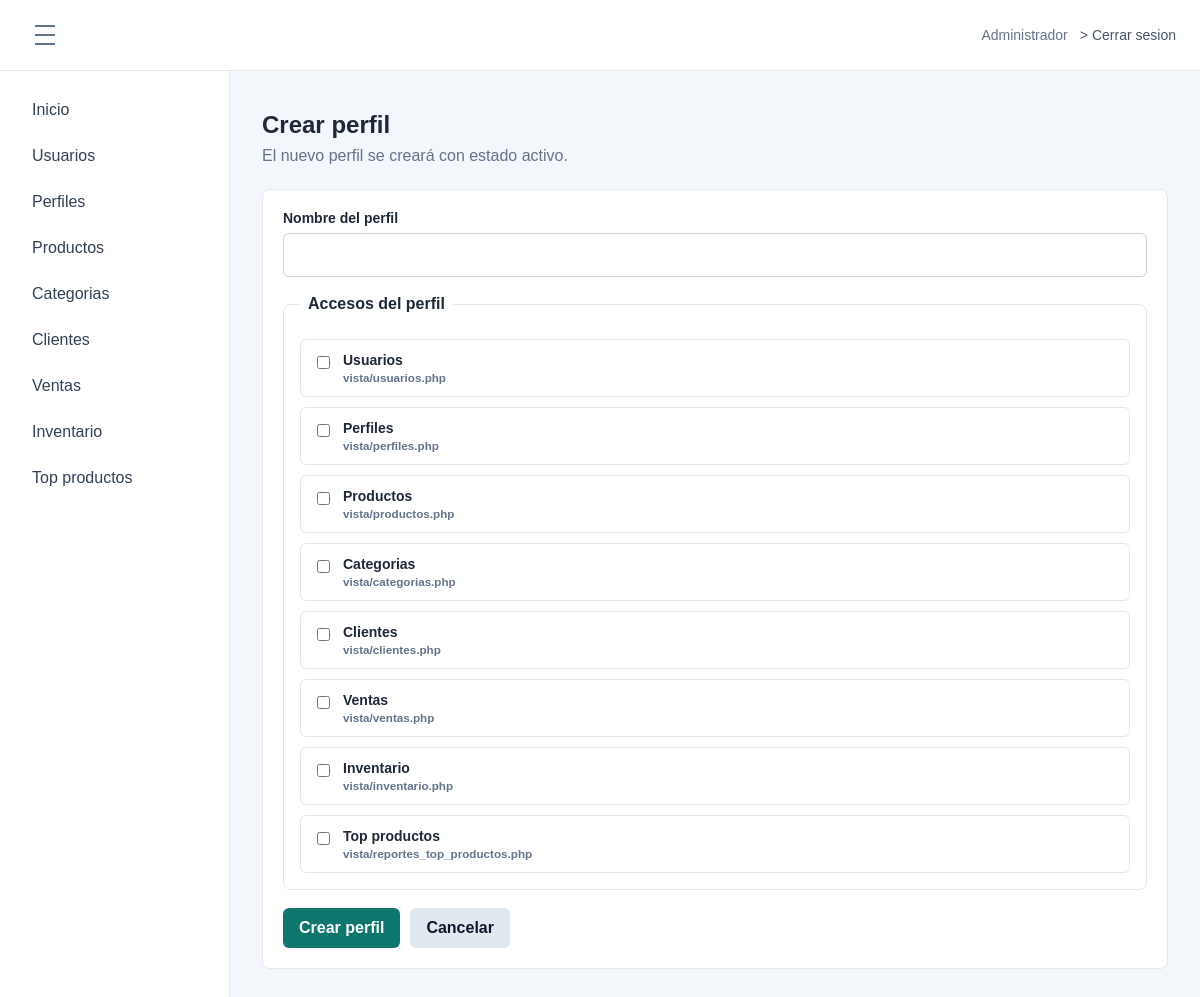
Before: /index.php?route=module/perfiles/crear (signed in) with the older database file.
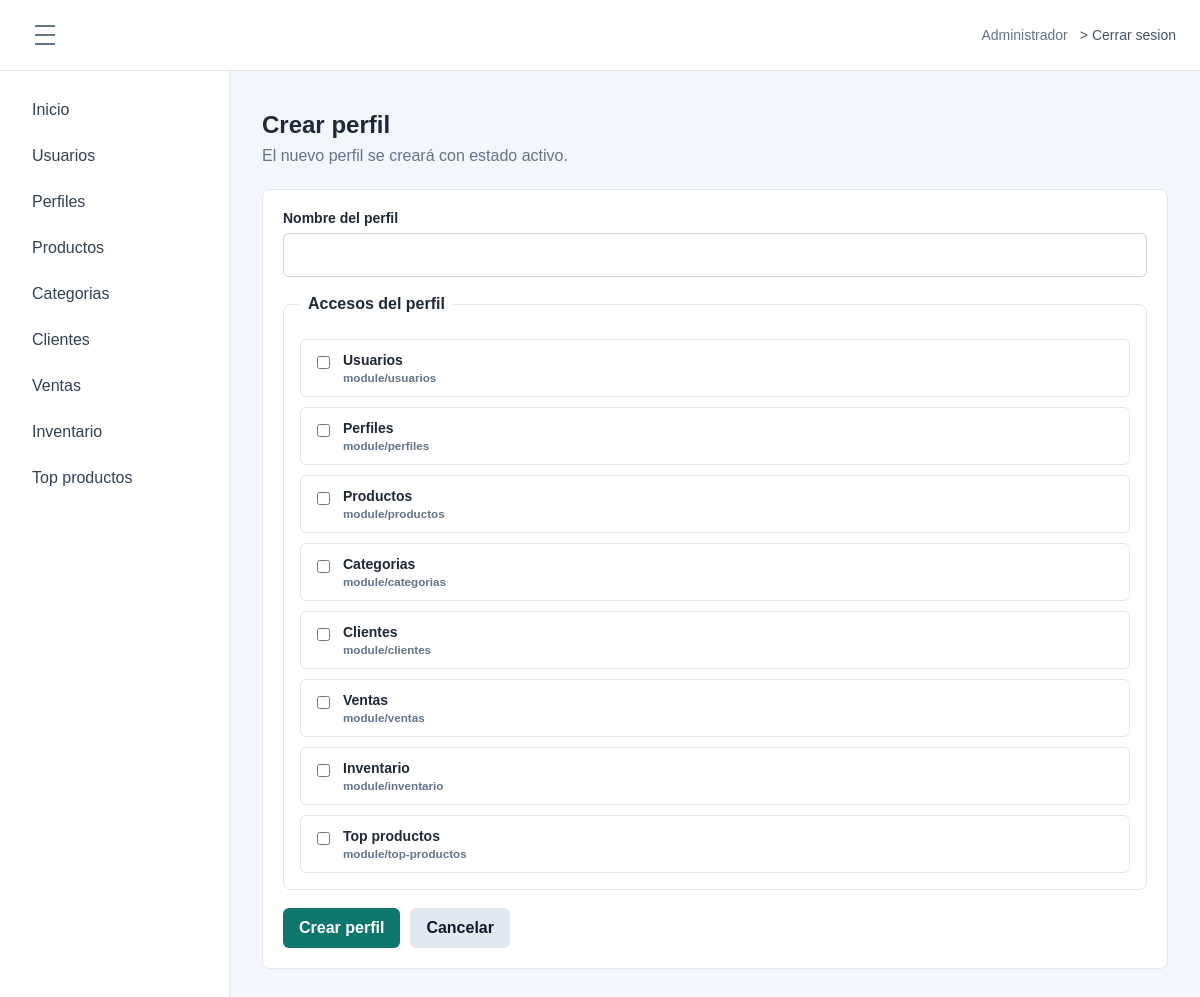
After: the same page with the newer database file.
### tables this page shows
CREATE TABLE `opcion` (
  `idopcion` int(11) NOT NULL AUTO_INCREMENT,
  `descripcion` varchar(100) NOT NULL,
  `url` varchar(200) NOT NULL,
  `icono` varchar(50) NOT NULL DEFAULT 'fa-circle',
  `estado` tinyint(1) NOT NULL DEFAULT 1,
  `fecha_creacion` datetime NOT NULL DEFAULT current_timestamp(),
  PRIMARY KEY (`idopcion`)
);

### app/Controllers/PerfilController.php (called while the page is built, shortened)
<?php
class PerfilController
{
    private Profile $profiles;
    public function __construct(Profile $profiles)
    {
        $this->profiles = $profiles;
    }
    public function create(): void
    {
        $this->form(false);
    }
    private function form(bool $editing): void
    {
        $menuOptions = $this->requireAccess(["GET", "POST"]);
        $profile = $editing ? $this->requireProfile($_GET["id"] ?? null) : ["idperfil" => 0, "nombre" => ""];
        $accessOptions = $this->profiles->optionsWithAccess((int) ($profile["idperfil"] ?? 0));
        require __DIR__ . "/../Views/layout/app.php";
    }
    private function requireAccess(array $methods): array
    {
        $menuOptions = $this->profiles->menuOptions((int) ($_SESSION["idperfil"] ?? 0));
        foreach ($menuOptions as $option) {
            if (in_array($option["url"] ?? "", ["module/perfiles", "vista/perfiles.php"], true)) {
                $allowed = true;
                break;
            }
        }
        return $menuOptions;
    }
}

### app/Models/Profile.php (called while the page is built, shortened)
<?php
class Profile
{
    private PDO $db;
    public function __construct(PDO $db)
    {
        $this->db = $db;
    }
    public function optionsWithAccess(int $profileId = 0): array
    {
        $sql = "SELECT o.idopcion, o.descripcion, o.url, o.icono,
                       CASE WHEN a.idopcion IS NULL THEN 0 ELSE a.estado END AS permitido
                FROM opcion o
                LEFT JOIN acceso a ON a.idopcion = o.idopcion AND a.idperfil = :idperfil
                WHERE o.estado = 1
                ORDER BY o.idopcion";
        $statement = $this->db->prepare($sql);
        $statement->execute(["idperfil" => $profileId]);
        return $statement->fetchAll(PDO::FETCH_ASSOC);
    }
    public function menuOptions(int $profileId): array
    {
        $sql = "SELECT o.descripcion, o.url, o.icono
                FROM acceso a
                INNER JOIN opcion o ON o.idopcion = a.idopcion
                WHERE a.idperfil = :idperfil
                  AND a.estado = 1
                  AND o.estado = 1
                ORDER BY o.idopcion";
        $statement = $this->db->prepare($sql);
        $statement->execute(["idperfil" => $profileId]);
        return $statement->fetchAll();
    }
}

### app/Views/perfiles/form.php (the view, shortened to what this page needs)
<div class="page-title">
    <h1><?= $editing ? "Editar perfil" : "Crear perfil" ?></h1>
    <p><?= $editing ? "Actualiza el nombre del perfil." : "El nuevo perfil se creará con estado activo." ?></p>
</div>
<section class="panel">
    <form class="form-stack" method="post" action="index.php?route=module/perfiles/<?= $editing ? 'editar&amp;id=' . (int) $profile['idperfil'] : 'crear' ?>">
        <div class="form-field">
            <label for="nombre">Nombre del perfil</label>
            <input id="nombre" name="nombre" type="text" maxlength="50" required value="<?= htmlspecialchars($profile["nombre"], ENT_QUOTES, "UTF-8") ?>">
        </div>
        <fieldset class="access-grid">
            <legend>Accesos del perfil</legend>
            <?php foreach ($accessOptions as $option): ?>
                <label class="check-card">
                    <input type="checkbox" name="opciones[]" value="<?= (int) $option["idopcion"] ?>" <?= (int) $option["permitido"] === 1 ? "checked" : "" ?>>
                    <span>
                        <strong><?= htmlspecialchars($option["descripcion"], ENT_QUOTES, "UTF-8") ?></strong>
                        <small><?= htmlspecialchars($option["url"], ENT_QUOTES, "UTF-8") ?></small>
                    </span>
                </label>
            <?php endforeach; ?>
        </fieldset>
        <div class="form-actions">
            <button class="btn btn-primary" type="submit"><?= $editing ? "Guardar cambios" : "Crear perfil" ?></button>
            <a class="btn btn-light" href="index.php?route=module/perfiles">Cancelar</a>
        </div>
    </form>
</section>

### app/Views/layout/sidebar.php
<?php $currentRoute = $_GET["route"] ?? "dashboard"; ?>
<aside class="sidebar">
    <nav aria-label="Menu principal">
        <a href="index.php?route=dashboard" <?= $currentRoute === "dashboard" ? 'aria-current="page"' : "" ?>>Inicio</a>
        <?php foreach ($menuOptions as $option): ?>
            <?php $route = $option["url"] ?? ""; ?>
            <a href="index.php?route=<?= urlencode($route) ?>" <?= $currentRoute === $route ? 'aria-current="page"' : "" ?>>
                <?= htmlspecialchars($option["descripcion"]) ?>
            </a>
        <?php endforeach; ?>
    </nav>
</aside>

Changed rows visible on the page:
changed opcion "Usuarios": url "vista/usuarios.php" → "module/usuarios"
changed opcion "Perfiles": url "vista/perfiles.php" → "module/perfiles"
changed opcion "Productos": url "vista/productos.php" → "module/productos"
changed opcion "Categorias": url "vista/categorias.php" → "module/categorias"
changed opcion "Clientes": url "vista/clientes.php" → "module/clientes"
changed opcion "Ventas": url "vista/ventas.php" → "module/ventas"
changed opcion "Inventario": url "vista/inventario.php" → "module/inventario"
changed opcion "Top productos": url "vista/reportes_top_productos.php" → "module/top-productos"
